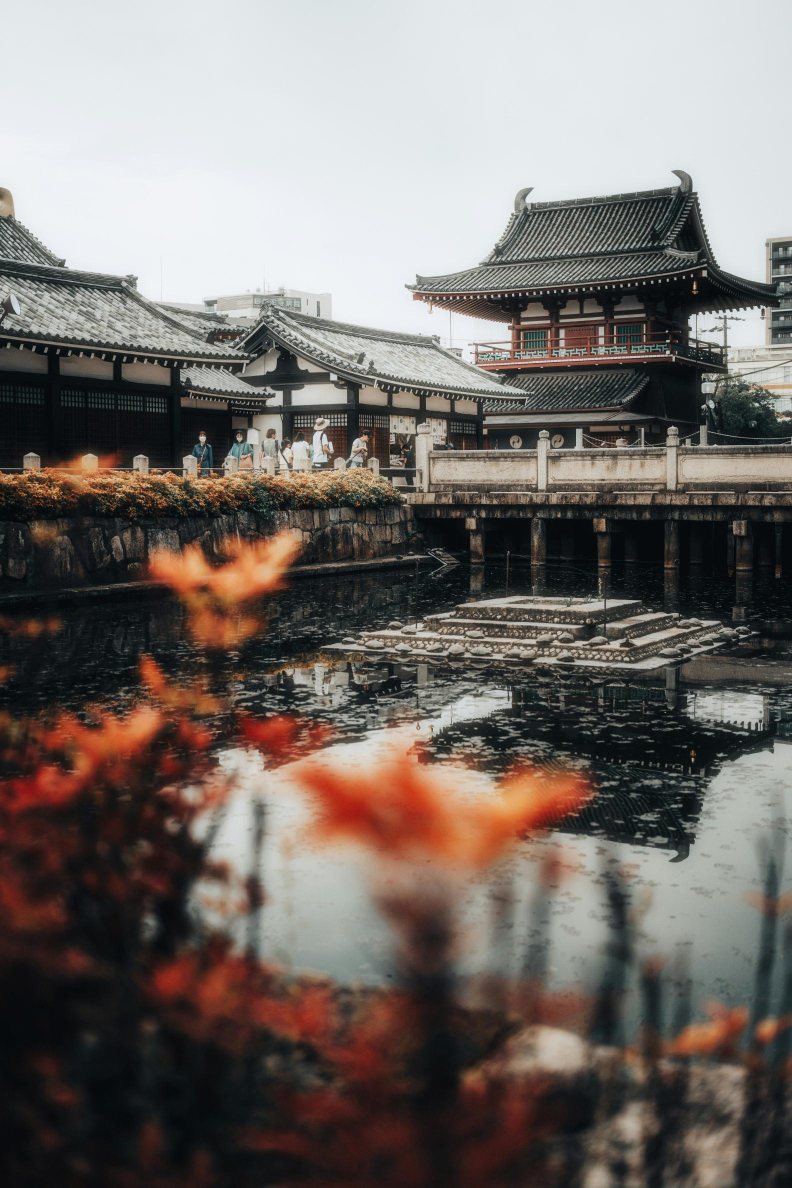
#> input picture 1024_cpu/resultado_prueba1.jpg, 1584 x 2376 px, given in place of prueba3.jpg, which was not available (shown at 1/2 size)
$ python Entropia.py
#> lines starting #> are read from the running program, lines starting #| are printed output that depends on the picture; pictures that were not available may be replaced by others from this repository, and a replacement may not be noted
#> further down, imagen_pil is the input picture: PIL image 1584x2376 RGB; mean R, G, B 117.1, 110, 105.4
import numpy as np
from PIL import Image
import matplotlib.pyplot as plt
import time
import os

def downsample_cpu(imagen_np):
    H, W, C = imagen_np.shape
#> H = 2376; W = 1584; C = 3
    H_new, W_new = H // 4, W // 4
#> H_new = 594; W_new = 396
    img_reshaped = imagen_np.reshape(H_new, 4, W_new, 4, C)
    img_reducida = img_reshaped.mean(axis=(1,3))
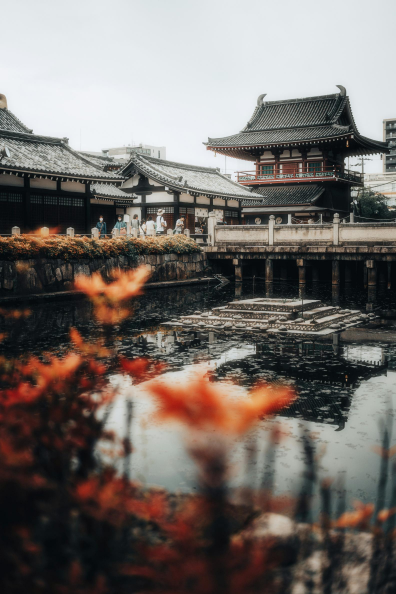
#> img_reducida: shape (594, 396, 3) float64; mean of channels 0, 1, 2 117.1, 110, 105.4; drawn as R, G, B
    return img_reducida.astype(np.uint8)

def calcular_entropia_canal(canal, niveles=256):
    hist, _ = np.histogram(canal, bins=range(niveles+1), density=True)
    hist = hist[hist > 0]
    return -np.sum(hist * np.log2(hist))

def calcular_entropia_total(imagen_np):
    r, g, b = imagen_np[...,0], imagen_np[...,1], imagen_np[...,2]
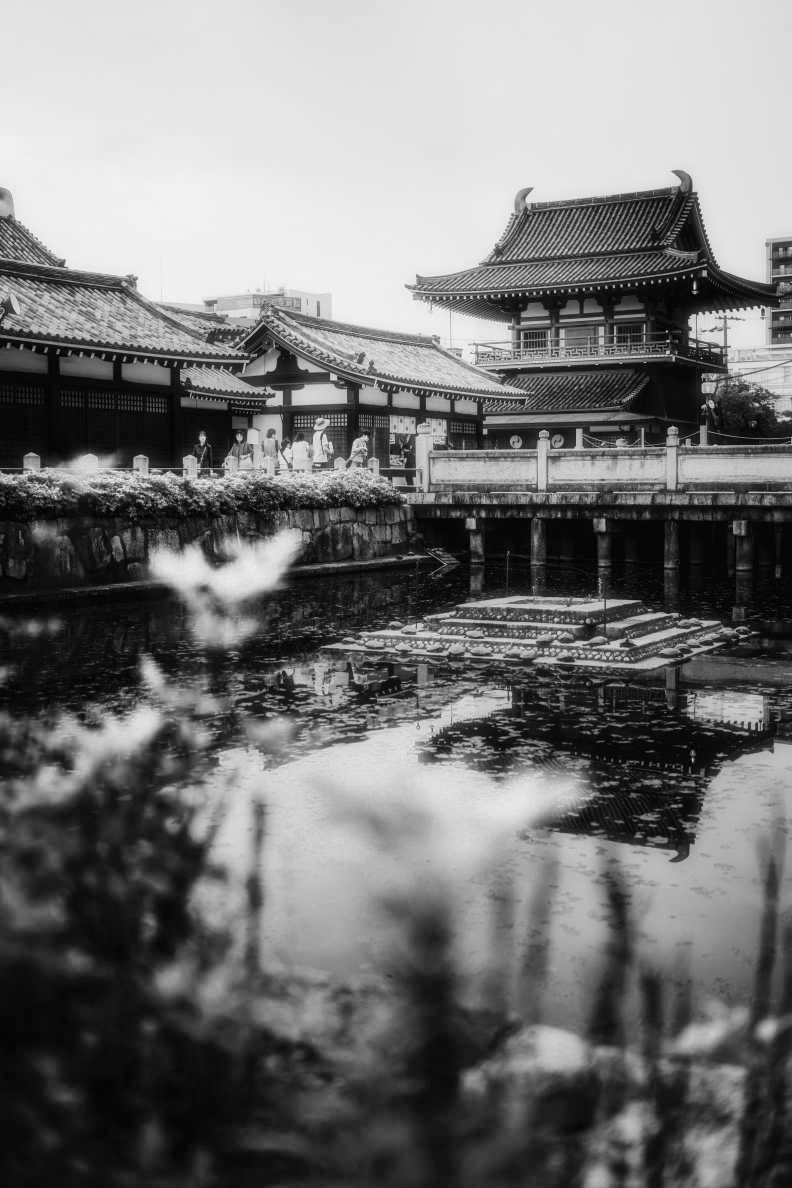
#> r: shape (2376, 1584) (shown at 1/2 size); min 0, max 255, mean 117.1
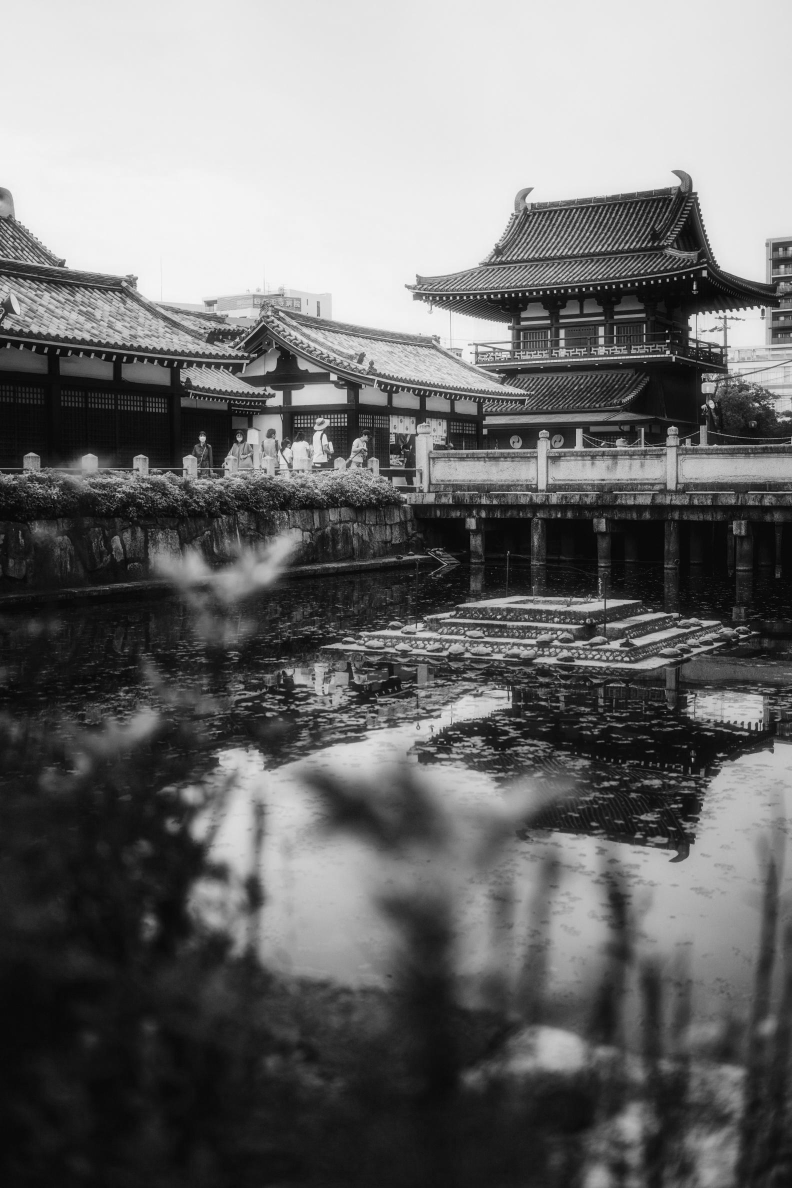
#> g: shape (2376, 1584) (shown at 1/2 size); min 0, max 253, mean 110
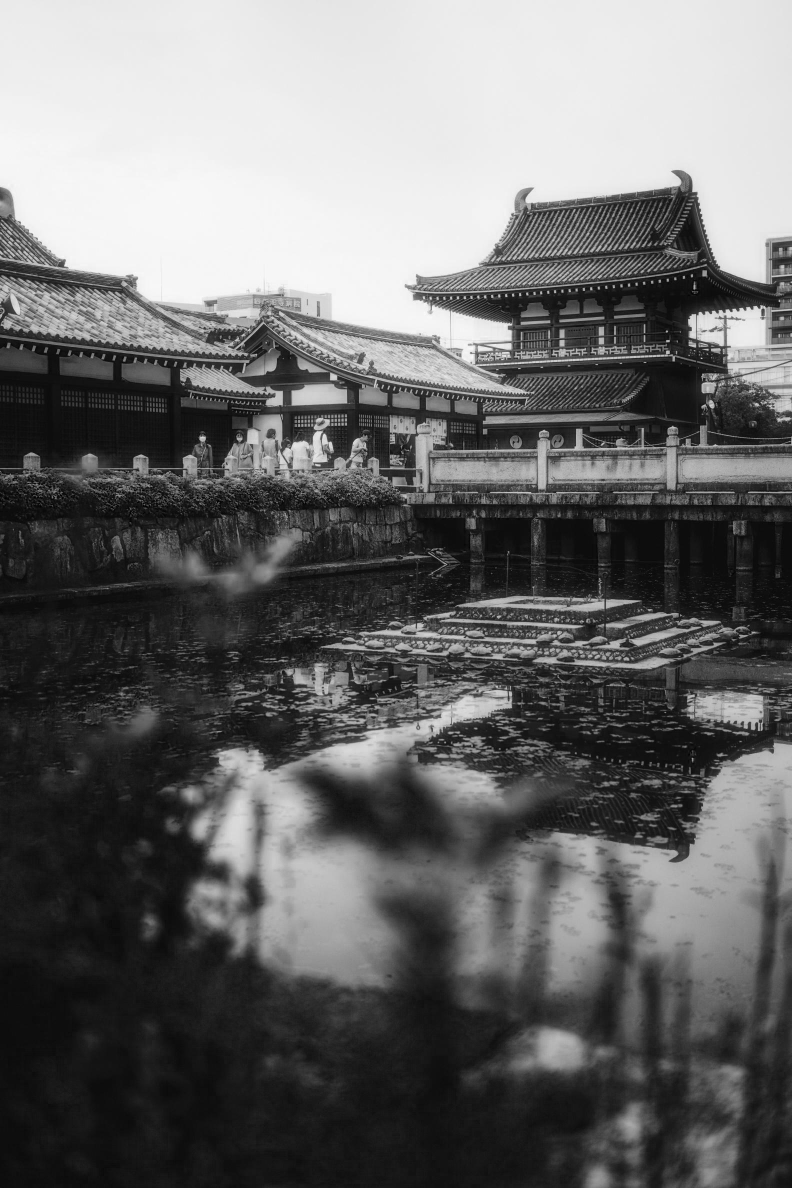
#> b: shape (2376, 1584) (shown at 1/2 size); min 0, max 255, mean 105.4
    h_r = calcular_entropia_canal(r)
#> in calcular_entropia_canal, `hist, _ = np.histogram(canal, bins=range(niveles+1), density=True)`: hist = 256 values, max 0.0223 at index 229, min 7.97e-07 at index 252, mean 0.00391
#> h_r = 7.57
    h_g = calcular_entropia_canal(g)
#> h_g = 7.37
    h_b = calcular_entropia_canal(b)
#> h_b = 7.21
    return (h_r + h_g + h_b)/3, (h_r, h_g, h_b)

def calcular_preservacion(H_orig, H_red):
    return H_orig / H_red

def mostrar_imagenes(original_np, reducida_np):
    plt.figure(figsize=(10,5))
    plt.subplot(1,2,1)
    plt.imshow(original_np)
    plt.title("Imagen Original")
    plt.axis('off')
    plt.subplot(1,2,2)
    plt.imshow(reducida_np)
    plt.title("Reducida (CPU)")
    plt.axis('off')
    plt.tight_layout()
    plt.show()

# === MAIN ===

ruta_original = '4096/prueba3.jpg'
ruta_destino_cpu = '1024_cpu/resultado_prueba3.jpg'

# Cargar imagen original
imagen_pil = Image.open(ruta_original).convert('RGB')
imagen_np = np.array(imagen_pil)

# Reducción por CPU con medición de tiempo
start_time = time.time()
imagen_reducida_np = downsample_cpu(imagen_np)
end_time = time.time()
tiempo_cpu = end_time - start_time

# Guardar imagen reducida
os.makedirs("1024_cpu", exist_ok=True)
Image.fromarray(imagen_reducida_np).save(ruta_destino_cpu)

# Cálculo de entropía
H_orig, (Hr_o, Hg_o, Hb_o) = calcular_entropia_total(imagen_np)
#> H_orig = 7.39; Hr_o = 7.57; Hg_o = 7.37; Hb_o = 7.21
H_red, (Hr_r, Hg_r, Hb_r) = calcular_entropia_total(imagen_reducida_np)
#> in calcular_entropia_total (call 2), `r, g, b = imagen_np[...,0], imagen_np[...,1], imagen_np[...,2]`:
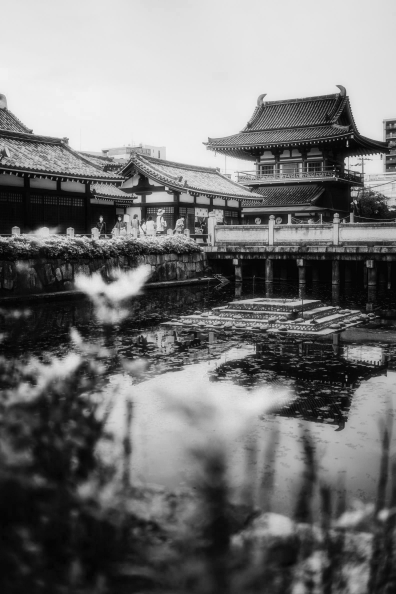
#> r: shape (594, 396); min 1, max 243, mean 116.7
#> in calcular_entropia_total (call 2), `r, g, b = imagen_np[...,0], imagen_np[...,1], imagen_np[...,2]`:
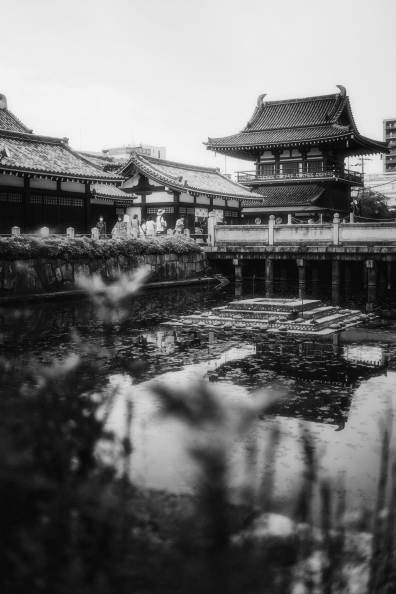
#> g: shape (594, 396); min 8, max 244, mean 109.6
#> in calcular_entropia_total (call 2), `r, g, b = imagen_np[...,0], imagen_np[...,1], imagen_np[...,2]`:
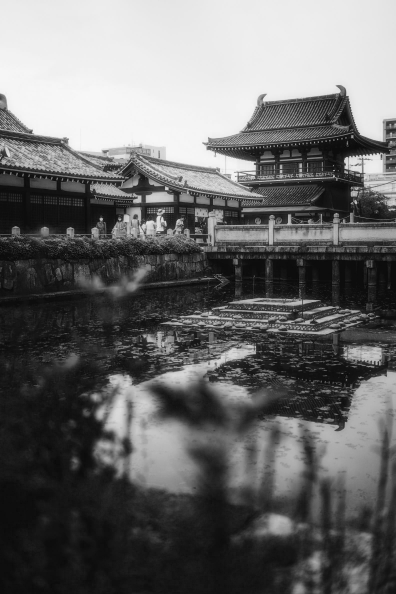
#> b: shape (594, 396); min 6, max 248, mean 105.1
#> in calcular_entropia_total (call 2), `h_r = calcular_entropia_canal(r)`: h_r = 7.58
#> H_red = 7.38; Hr_r = 7.58; Hg_r = 7.37; Hb_r = 7.21
Pr = calcular_preservacion(H_orig, H_red)
#> Pr = 1

# Resultados por consola
print("=== RESULTADOS CPU ===")
print(f"Tiempo de ejecución: {tiempo_cpu:.4f} segundos")
print(f"Entropía original: H = {H_orig:.4f} (R: {Hr_o:.4f}, G: {Hg_o:.4f}, B: {Hb_o:.4f})")
#| Entropía original: H = 7.3863 (R: 7.5741, G: 7.3703, B: 7.2145)
print(f"Entropía reducida: H = {H_red:.4f} (R: {Hr_r:.4f}, G: {Hg_r:.4f}, B: {Hb_r:.4f})")
#| Entropía reducida: H = 7.3849 (R: 7.5762, G: 7.3695, B: 7.2092)
print(f"Preservación de entropía: Pr = {Pr:.4f}")
#| Preservación de entropía: Pr = 1.0002

# Mostrar imágenes
mostrar_imagenes(imagen_np, imagen_reducida_np)
